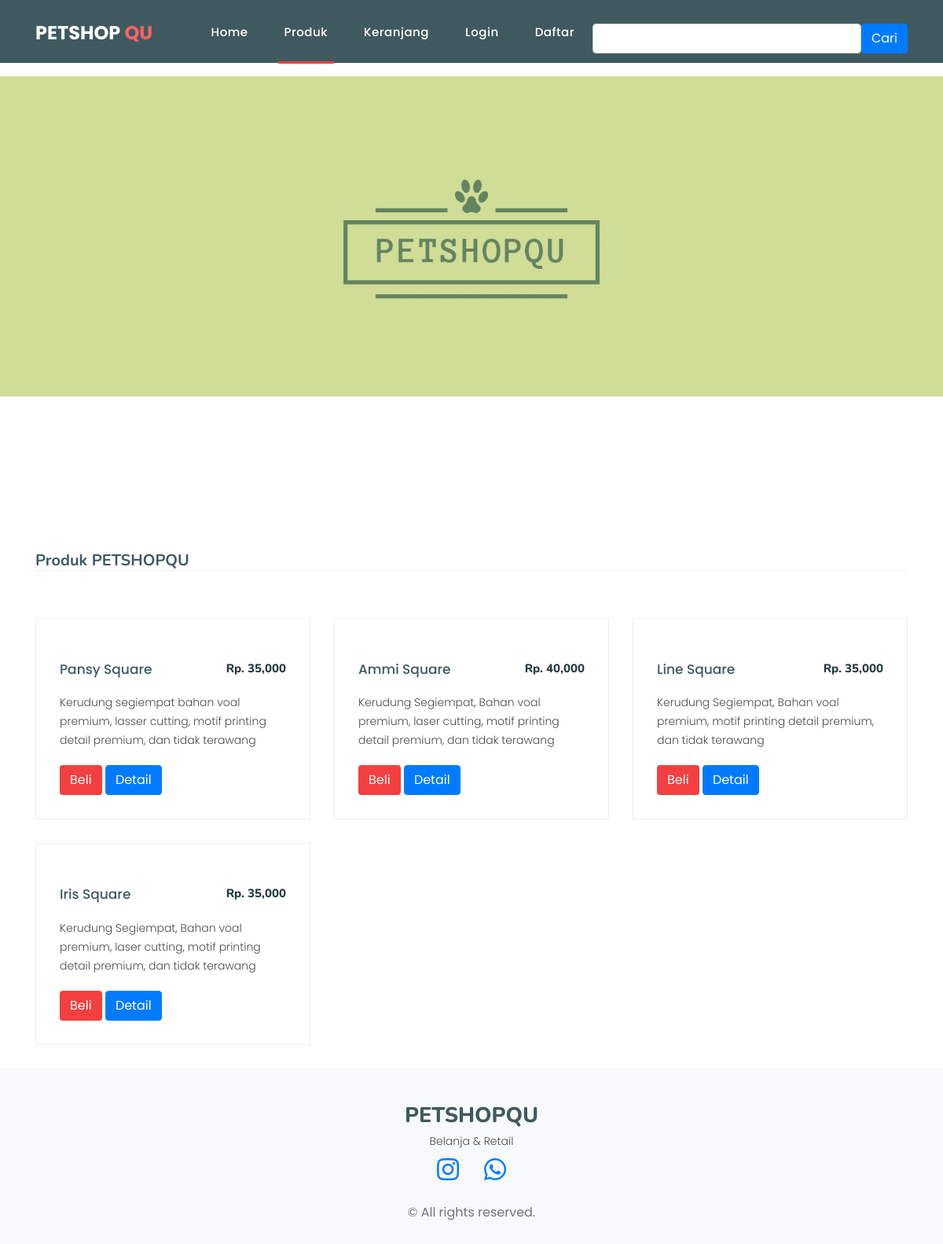
/produk.php, run on the app's committed database.
### tables this page shows
CREATE TABLE `produk` (
  `id_produk` int(11) NOT NULL,
  `id_kategori` int(5) NOT NULL,
  `nama_produk` varchar(100) NOT NULL,
  `harga_produk` int(11) NOT NULL,
  `berat_produk` int(11) NOT NULL,
  `foto_produk` varchar(100) NOT NULL,
  `deskripsi_produk` text NOT NULL,
  `stok_produk` int(5) NOT NULL
);

### produk.php (the view, shortened to what this page needs)
<?php
include 'config.php';
?>
<!DOCTYPE html>
<html lang="en">
<head>
    <link href="./assets/font-awesome/css/all.min.css?ver=1.2.0" rel="stylesheet">
    <link href="vendor/bootstrap/css/bootstrap.min.css" rel="stylesheet">
    <link rel="stylesheet" href="assets/css/fontawesome.css">
    <link rel="stylesheet" href="assets/css/templatemo-sixteen.css">
    <link rel="stylesheet" href="assets/css/owl.css">
</head>
<body>
    <header class="" style="background-color: #3f5a5e;">
        <nav class="navbar navbar-expand-lg">
            <div class="container">
                <a class="navbar-brand" href="produk.php">
                    <h2>PETSHOP <em style="color:#FF6366">QU</em></h2>
                </a>
                <div class="collapse navbar-collapse" id="navbarResponsive">
                    <ul class="navbar-nav ml-auto">
                        <li class="nav-item">
                            <a class="nav-link" href="index.php">Home
                            </a>
                        </li>
                        <li class="nav-item active">
                            <a class="nav-link" href="produk.php">Produk</a>
                        </li>
                        <li class="nav-item">
                            <a class="nav-link" href="keranjang.php">Keranjang</a>
                        </li>
                        <?php if (isset ($_SESSION["pelanggan"])): ?>
                        <li class="nav-item">
                            <a class="nav-link" href="logout.php">Logout</a>
                        </li>
                        <?php else: ?>
                        <li class="nav-item">
                            <a class="nav-link" href="login.php">Login</a>
                        </li>
                        <li class="nav-item">
                            <a class="nav-link" href="daftar.php">Daftar</a>
                        </li>
                        <?php endif ?>
                    </ul>
                    <form action="pencarian.php" method="get" class="d-flex" style="place-items: right">
                        <input type="text" class="form-control" name="keyword">
                        <button class="btn btn-primary">Cari</button>
                    </form>
                </div>
            </div>
        </nav>
    </header>
    <div class="page-heading products-heading header-text"
        style="background-image:url(assets/images/petshopqu2.png);padding: 300px 0px;">
        <div class="container">
            <div class="row">
                <div class="col-md-12">
                </div>
            </div>
        </div>
    </div>
    <div class="latest-products">
        <div class="container">
            <div class="section-heading">
                <h4 style="font-family: 'Nunito', sans-serif;font-weight:700; font-size: 20px;color:#3f5a5e;">Produk
                    PETSHOPQU</h4>
            </div>
            <div class="row">
                <?php $ambil=$koneksi->query("SELECT * FROM produk"); ?>
                <?php while($perproduk = $ambil->fetch_assoc()) { ?>
                <div class="col-md-4">
                    <div class="product-item">
                        <div class="down-content">
                            <a href="#">
                                <h4 style="color:#3f5a5e;">
                                    <?php echo $perproduk['nama_produk']; ?></h4>
                            </a>
                            <h6
                                style=" font-family: 'Nunito' , sans-serif;font-weight:800; font-size:15px;color:#253b3e;">
                                Rp.
                                <?php echo  number_format($perproduk["harga_produk"]); ?></h6>
                            <p><?php echo $perproduk['deskripsi_produk']; ?></p>
                            <a href="beli.php?id=<?php echo $perproduk['id_produk'];?>" class="btn"
                                style="background-color: #f33f3f; color:white;">Beli</a>
                            <a href=" detail.php?id=<?php echo $perproduk["id_produk"] ;?>"
                                class="btn btn-primary">Detail</a>
                        </div>
                    </div>
                </div>
                <?php } ?>
            </div>
        </div>
        <footer class="pt-4 pb-4 text-center bg-light">
            <div class="container">
                <div class="my-3">
                    <div class=""
                        style="font-family: 'Nunito', sans-serif;font-size:27px;font-weight:800;color:#3f5a5e;">
                        PETSHOPQU</div>
                    <p>Belanja & Retail</p>
                    <div class="social-nav">
                        <nav role="navigation">
                            <ul class="nav justify-content-center">
                                <li class="nav-item"><a class="nav-link" href=""
                                        title="Instagram"><i class="fab fa-instagram fa-2x"></i></a></li>
                                <li class="nav-item"><a class="nav-link" href=""
                                        title="LinkedIn"><i class="fab fa-whatsapp fa-2x"></i></a></li>
                            </ul>
                        </nav>
                    </div>
                </div>
                <div class="text-small text-secondary">
                    <div class="mb-1">&copy; All rights reserved.</div>
        </footer>
</body>
</html>

### assets/css/templatemo-sixteen.css (style rules this page uses)
body { font-family: 'Poppins', sans-serif; overflow-x: hidden; text-rendering: optimizeLegibility; -webkit-font-smoothing: antialiased; -moz-osx-font-smoothing: grayscale; }
p { margin-bottom: 0px; font-size: 14px; font-weight: 300; color: #4a4a4a; line-height: 24px; }
a { text-decoration: none!important; }
ul { padding: 0; margin: 0; list-style: none; }
h1, h2, h3, h4, h5, h6 { margin: 0px; }
.section-heading { text-align: left; margin-bottom: 60px; border-bottom: 1px solid #eee; }
.products-heading { background-image: url(../images/products-heading.jpg); }
.page-heading { padding: 400px 0px; text-align: center; background-position: center center; background-repeat: no-repeat; background-size: cover; }
header { position: absolute; z-index: 99999; width: 100%; height: 80px; background-color: #232323; -webkit-transition: all 0.3s ease-in-out 0s; -moz-transition: all 0.3s ease-in-out 0s; -o-transition: all 0.3s ease-in-out 0s; transition: all 0.3s ease-in-out 0s; }
header .navbar { padding: 17px 0px; }
.navbar .navbar-brand { float: left; margin-top: -12px; outline: none; }
.navbar .navbar-brand h2 { color: #fff; text-transform: uppercase; font-size: 24px; font-weight: 700; -webkit-transition: all .3s ease 0s; -moz-transition: all .3s ease 0s; -o-transition: all .3s ease 0s; transition: all .3s ease 0s; }
.navbar .navbar-brand h2 em { font-style: normal; color: #f33f3f; }
#navbarResponsive { z-index: 999; }
.navbar-collapse { text-align: center; }
.navbar .navbar-nav .nav-item { margin: 0px 15px; }
.navbar .navbar-nav a.nav-link { text-transform: capitalize; font-size: 15px; font-weight: 500; letter-spacing: 0.5px; color: #fff; transition: all 0.5s; margin-top: 5px; }
.navbar .navbar-nav .nav-link:hover, .navbar .navbar-nav .active>.nav-link, .navbar .navbar-nav .nav-link.active, .navbar .navbar-nav .nav-link.show, .navbar .navbar-nav .show>.nav-link { color: #fff; padding-bottom: 25px; border-bottom: 3px solid #f33f3f; }
.latest-products { margin-top: 100px; }
.product-item { border: 1px solid #eee; margin-bottom: 30px; }
.product-item .down-content { padding: 30px; position: relative; }
.product-item .down-content h4 { font-size: 17px; color: #1a6692; margin-bottom: 20px; }
.product-item .down-content h6 { position: absolute; top: 30px; right: 30px; font-size: 18px; color: #121212; }
.product-item .down-content p { margin-bottom: 20px; }
footer { text-align: center; }

### data on the page
produk: nama_produk "Pansy Square", harga_produk "35,000", deskripsi_produk "Kerudung segiempat bahan voal premium, lasser cutting, motif printing detail premium, dan tidak terawang"
produk: nama_produk "Ammi Square", harga_produk "40,000", deskripsi_produk "Kerudung Segiempat, Bahan voal premium, laser cutting, motif printing detail premium, dan tidak terawang"
produk: nama_produk "Line Square", harga_produk "35,000", deskripsi_produk "Kerudung Segiempat, Bahan voal premium, motif printing detail premium, dan tidak terawang"
produk: nama_produk "Iris Square", harga_produk "35,000", deskripsi_produk "Kerudung Segiempat, Bahan voal premium, laser cutting, motif printing detail premium, dan tidak terawang"
